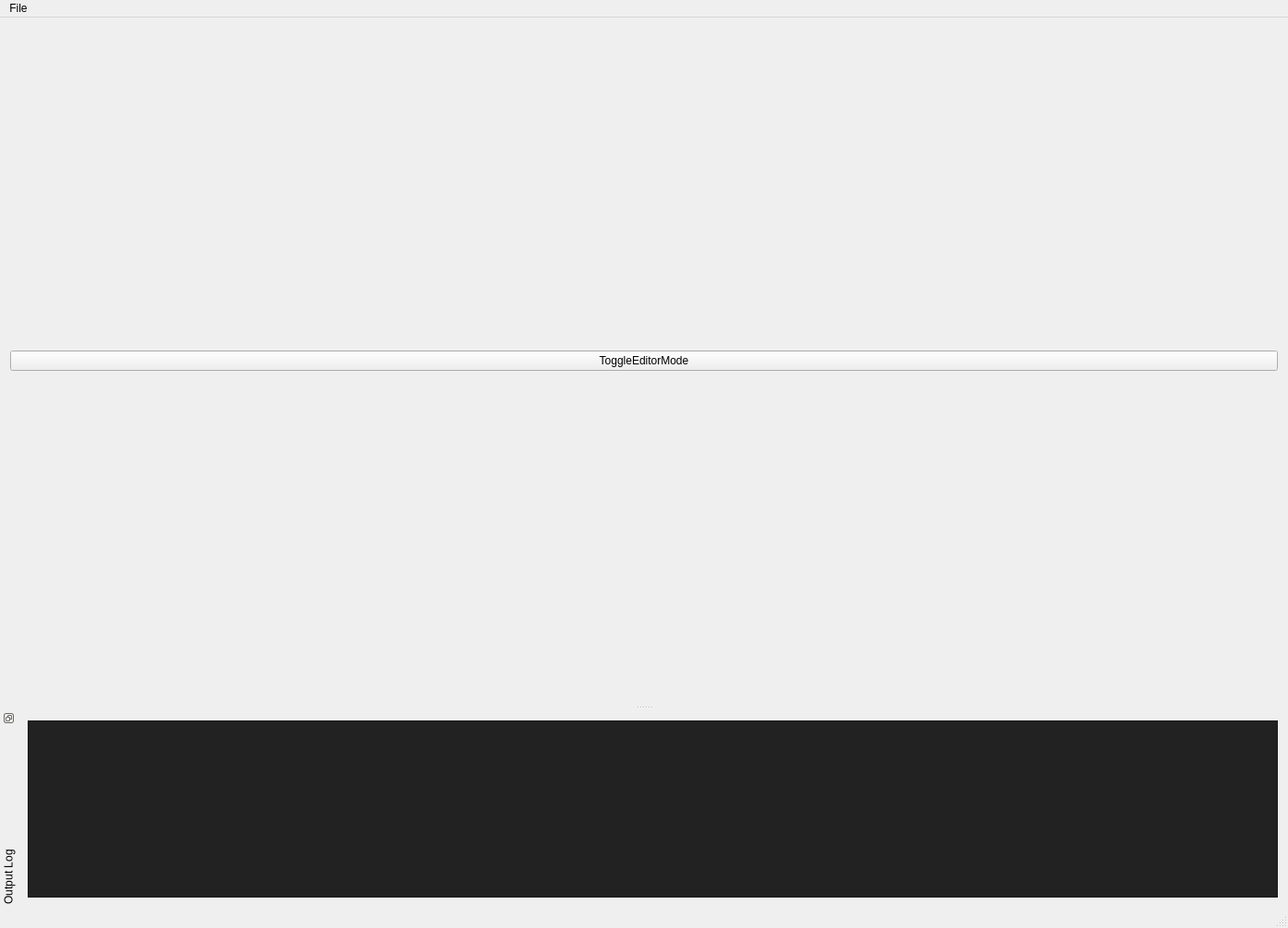
<?xml version="1.0" encoding="UTF-8"?>
<ui version="4.0">
 <class>MainWindow</class>
 <widget class="QMainWindow" name="MainWindow">
  <property name="geometry">
   <rect>
    <x>0</x>
    <y>0</y>
    <width>1396</width>
    <height>1006</height>
   </rect>
  </property>
  <property name="windowTitle">
   <string>OpenGL in Qt is great fun!</string>
  </property>
  <widget class="QWidget" name="centralWidget">
   <layout class="QVBoxLayout" name="verticalLayout">
    <item>
     <widget class="QPushButton" name="ToggleEditorMode">
      <property name="text">
       <string>ToggleEditorMode</string>
      </property>
      <property name="checkable">
       <bool>true</bool>
      </property>
     </widget>
    </item>
    <item>
     <layout class="QVBoxLayout" name="OpenGLLayout"/>
    </item>
   </layout>
  </widget>
  <widget class="QMenuBar" name="menuBar">
   <property name="geometry">
    <rect>
     <x>0</x>
     <y>0</y>
     <width>1396</width>
     <height>21</height>
    </rect>
   </property>
   <widget class="QMenu" name="menuFile">
    <property name="title">
     <string>File</string>
    </property>
    <addaction name="fileExit"/>
   </widget>
   <addaction name="menuFile"/>
  </widget>
  <widget class="QStatusBar" name="statusBar"/>
  <widget class="QDockWidget" name="dockWidgetConsole">
   <property name="features">
    <set>QDockWidget::DockWidgetFloatable|QDockWidget::DockWidgetMovable|QDockWidget::DockWidgetVerticalTitleBar</set>
   </property>
   <property name="windowTitle">
    <string>Output Log</string>
   </property>
   <attribute name="dockWidgetArea">
    <number>8</number>
   </attribute>
   <widget class="QWidget" name="dockWidgetContents">
    <layout class="QHBoxLayout" name="horizontalLayout">
     <item>
      <widget class="QPlainTextEdit" name="outputLog">
       <property name="palette">
        <palette>
         <active>
          <colorrole role="Button">
           <brush brushstyle="SolidPattern">
            <color alpha="255">
             <red>34</red>
             <green>34</green>
             <blue>34</blue>
            </color>
           </brush>
          </colorrole>
          <colorrole role="Light">
           <brush brushstyle="SolidPattern">
            <color alpha="255">
             <red>51</red>
             <green>51</green>
             <blue>51</blue>
            </color>
           </brush>
          </colorrole>
          <colorrole role="Midlight">
           <brush brushstyle="SolidPattern">
            <color alpha="255">
             <red>42</red>
             <green>42</green>
             <blue>42</blue>
            </color>
           </brush>
          </colorrole>
          <colorrole role="Dark">
           <brush brushstyle="SolidPattern">
            <color alpha="255">
             <red>17</red>
             <green>17</green>
             <blue>17</blue>
            </color>
           </brush>
          </colorrole>
          <colorrole role="Mid">
           <brush brushstyle="SolidPattern">
            <color alpha="255">
             <red>23</red>
             <green>23</green>
             <blue>23</blue>
            </color>
           </brush>
          </colorrole>
          <colorrole role="Text">
           <brush brushstyle="SolidPattern">
            <color alpha="255">
             <red>255</red>
             <green>255</green>
             <blue>255</blue>
            </color>
           </brush>
          </colorrole>
          <colorrole role="BrightText">
           <brush brushstyle="SolidPattern">
            <color alpha="255">
             <red>255</red>
             <green>255</green>
             <blue>255</blue>
            </color>
           </brush>
          </colorrole>
          <colorrole role="ButtonText">
           <brush brushstyle="SolidPattern">
            <color alpha="255">
             <red>255</red>
             <green>255</green>
             <blue>255</blue>
            </color>
           </brush>
          </colorrole>
          <colorrole role="Base">
           <brush brushstyle="SolidPattern">
            <color alpha="255">
             <red>34</red>
             <green>34</green>
             <blue>34</blue>
            </color>
           </brush>
          </colorrole>
          <colorrole role="Window">
           <brush brushstyle="SolidPattern">
            <color alpha="255">
             <red>34</red>
             <green>34</green>
             <blue>34</blue>
            </color>
           </brush>
          </colorrole>
          <colorrole role="Shadow">
           <brush brushstyle="SolidPattern">
            <color alpha="255">
             <red>0</red>
             <green>0</green>
             <blue>0</blue>
            </color>
           </brush>
          </colorrole>
          <colorrole role="AlternateBase">
           <brush brushstyle="SolidPattern">
            <color alpha="255">
             <red>17</red>
             <green>17</green>
             <blue>17</blue>
            </color>
           </brush>
          </colorrole>
          <colorrole role="ToolTipBase">
           <brush brushstyle="SolidPattern">
            <color alpha="255">
             <red>255</red>
             <green>255</green>
             <blue>220</blue>
            </color>
           </brush>
          </colorrole>
          <colorrole role="ToolTipText">
           <brush brushstyle="SolidPattern">
            <color alpha="255">
             <red>0</red>
             <green>0</green>
             <blue>0</blue>
            </color>
           </brush>
          </colorrole>
          <colorrole role="PlaceholderText">
           <brush brushstyle="SolidPattern">
            <color alpha="128">
             <red>255</red>
             <green>255</green>
             <blue>255</blue>
            </color>
           </brush>
          </colorrole>
         </active>
         <inactive>
          <colorrole role="Button">
           <brush brushstyle="SolidPattern">
            <color alpha="255">
             <red>34</red>
             <green>34</green>
             <blue>34</blue>
            </color>
           </brush>
          </colorrole>
          <colorrole role="Light">
           <brush brushstyle="SolidPattern">
            <color alpha="255">
             <red>51</red>
             <green>51</green>
             <blue>51</blue>
            </color>
           </brush>
          </colorrole>
          <colorrole role="Midlight">
           <brush brushstyle="SolidPattern">
            <color alpha="255">
             <red>42</red>
             <green>42</green>
             <blue>42</blue>
            </color>
           </brush>
          </colorrole>
          <colorrole role="Dark">
           <brush brushstyle="SolidPattern">
            <color alpha="255">
             <red>17</red>
             <green>17</green>
             <blue>17</blue>
            </color>
           </brush>
          </colorrole>
          <colorrole role="Mid">
           <brush brushstyle="SolidPattern">
            <color alpha="255">
             <red>23</red>
             <green>23</green>
             <blue>23</blue>
            </color>
           </brush>
          </colorrole>
          <colorrole role="Text">
           <brush brushstyle="SolidPattern">
            <color alpha="255">
             <red>255</red>
             <green>255</green>
             <blue>255</blue>
            </color>
           </brush>
          </colorrole>
          <colorrole role="BrightText">
           <brush brushstyle="SolidPattern">
            <color alpha="255">
             <red>255</red>
             <green>255</green>
             <blue>255</blue>
            </color>
           </brush>
          </colorrole>
          <colorrole role="ButtonText">
           <brush brushstyle="SolidPattern">
            <color alpha="255">
             <red>255</red>
             <green>255</green>
             <blue>255</blue>
            </color>
           </brush>
          </colorrole>
          <colorrole role="Base">
           <brush brushstyle="SolidPattern">
            <color alpha="255">
             <red>34</red>
             <green>34</green>
             <blue>34</blue>
            </color>
           </brush>
          </colorrole>
          <colorrole role="Window">
           <brush brushstyle="SolidPattern">
            <color alpha="255">
             <red>34</red>
             <green>34</green>
             <blue>34</blue>
            </color>
           </brush>
          </colorrole>
          <colorrole role="Shadow">
           <brush brushstyle="SolidPattern">
            <color alpha="255">
             <red>0</red>
             <green>0</green>
             <blue>0</blue>
            </color>
           </brush>
          </colorrole>
          <colorrole role="AlternateBase">
           <brush brushstyle="SolidPattern">
            <color alpha="255">
             <red>17</red>
             <green>17</green>
             <blue>17</blue>
            </color>
           </brush>
          </colorrole>
          <colorrole role="ToolTipBase">
           <brush brushstyle="SolidPattern">
            <color alpha="255">
             <red>255</red>
             <green>255</green>
             <blue>220</blue>
            </color>
           </brush>
          </colorrole>
          <colorrole role="ToolTipText">
           <brush brushstyle="SolidPattern">
            <color alpha="255">
             <red>0</red>
             <green>0</green>
             <blue>0</blue>
            </color>
           </brush>
          </colorrole>
          <colorrole role="PlaceholderText">
           <brush brushstyle="SolidPattern">
            <color alpha="128">
             <red>255</red>
             <green>255</green>
             <blue>255</blue>
            </color>
           </brush>
          </colorrole>
         </inactive>
         <disabled>
          <colorrole role="Button">
           <brush brushstyle="SolidPattern">
            <color alpha="255">
             <red>34</red>
             <green>34</green>
             <blue>34</blue>
            </color>
           </brush>
          </colorrole>
          <colorrole role="Light">
           <brush brushstyle="SolidPattern">
            <color alpha="255">
             <red>51</red>
             <green>51</green>
             <blue>51</blue>
            </color>
           </brush>
          </colorrole>
          <colorrole role="Midlight">
           <brush brushstyle="SolidPattern">
            <color alpha="255">
             <red>42</red>
             <green>42</green>
             <blue>42</blue>
            </color>
           </brush>
          </colorrole>
          <colorrole role="Dark">
           <brush brushstyle="SolidPattern">
            <color alpha="255">
             <red>17</red>
             <green>17</green>
             <blue>17</blue>
            </color>
           </brush>
          </colorrole>
          <colorrole role="Mid">
           <brush brushstyle="SolidPattern">
            <color alpha="255">
             <red>23</red>
             <green>23</green>
             <blue>23</blue>
            </color>
           </brush>
          </colorrole>
          <colorrole role="Text">
           <brush brushstyle="SolidPattern">
            <color alpha="255">
             <red>17</red>
             <green>17</green>
             <blue>17</blue>
            </color>
           </brush>
          </colorrole>
          <colorrole role="BrightText">
           <brush brushstyle="SolidPattern">
            <color alpha="255">
             <red>255</red>
             <green>255</green>
             <blue>255</blue>
            </color>
           </brush>
          </colorrole>
          <colorrole role="ButtonText">
           <brush brushstyle="SolidPattern">
            <color alpha="255">
             <red>17</red>
             <green>17</green>
             <blue>17</blue>
            </color>
           </brush>
          </colorrole>
          <colorrole role="Base">
           <brush brushstyle="SolidPattern">
            <color alpha="255">
             <red>34</red>
             <green>34</green>
             <blue>34</blue>
            </color>
           </brush>
          </colorrole>
          <colorrole role="Window">
           <brush brushstyle="SolidPattern">
            <color alpha="255">
             <red>34</red>
             <green>34</green>
             <blue>34</blue>
            </color>
           </brush>
          </colorrole>
          <colorrole role="Shadow">
           <brush brushstyle="SolidPattern">
            <color alpha="255">
             <red>0</red>
             <green>0</green>
             <blue>0</blue>
            </color>
           </brush>
          </colorrole>
          <colorrole role="AlternateBase">
           <brush brushstyle="SolidPattern">
            <color alpha="255">
             <red>34</red>
             <green>34</green>
             <blue>34</blue>
            </color>
           </brush>
          </colorrole>
          <colorrole role="ToolTipBase">
           <brush brushstyle="SolidPattern">
            <color alpha="255">
             <red>255</red>
             <green>255</green>
             <blue>220</blue>
            </color>
           </brush>
          </colorrole>
          <colorrole role="ToolTipText">
           <brush brushstyle="SolidPattern">
            <color alpha="255">
             <red>0</red>
             <green>0</green>
             <blue>0</blue>
            </color>
           </brush>
          </colorrole>
          <colorrole role="PlaceholderText">
           <brush brushstyle="SolidPattern">
            <color alpha="128">
             <red>255</red>
             <green>255</green>
             <blue>255</blue>
            </color>
           </brush>
          </colorrole>
         </disabled>
        </palette>
       </property>
      </widget>
     </item>
    </layout>
   </widget>
  </widget>
  <action name="fileExit">
   <property name="text">
    <string>Exit</string>
   </property>
   <property name="shortcut">
    <string>Ctrl+Q</string>
   </property>
  </action>
 </widget>
 <layoutdefault spacing="6" margin="11"/>
 <resources/>
 <connections/>
</ui>
